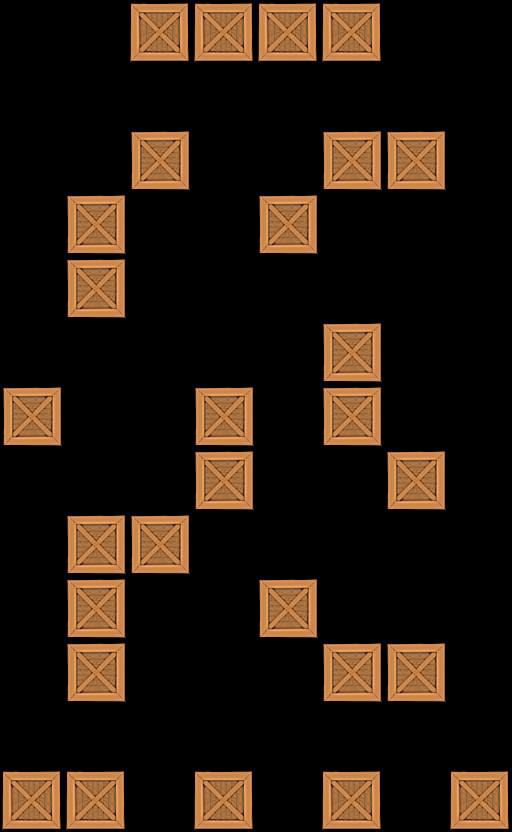

A 2D game scene composited from a Tiled map and its tileset images. What follows is a short description and the map's XML, with each tile layer's data collapsed to a summary:
An orthogonal 8x13 tile map with 64x64 px tiles, 1 tile layer (Tile Layer 1).

<map version="1.0" orientation="orthogonal" width="8" height="13" tilewidth="64" tileheight="64">
 <tileset firstgid="1" name="crate" tilewidth="64" tileheight="64">
  <image source="../../crate5.png" width="64" height="64" />
 </tileset>
 <layer name="Tile Layer 1" width="8" height="13">
  <data>[104 cells, 28 non-empty, 1 distinct tile ids]</data>
 </layer>
</map>
